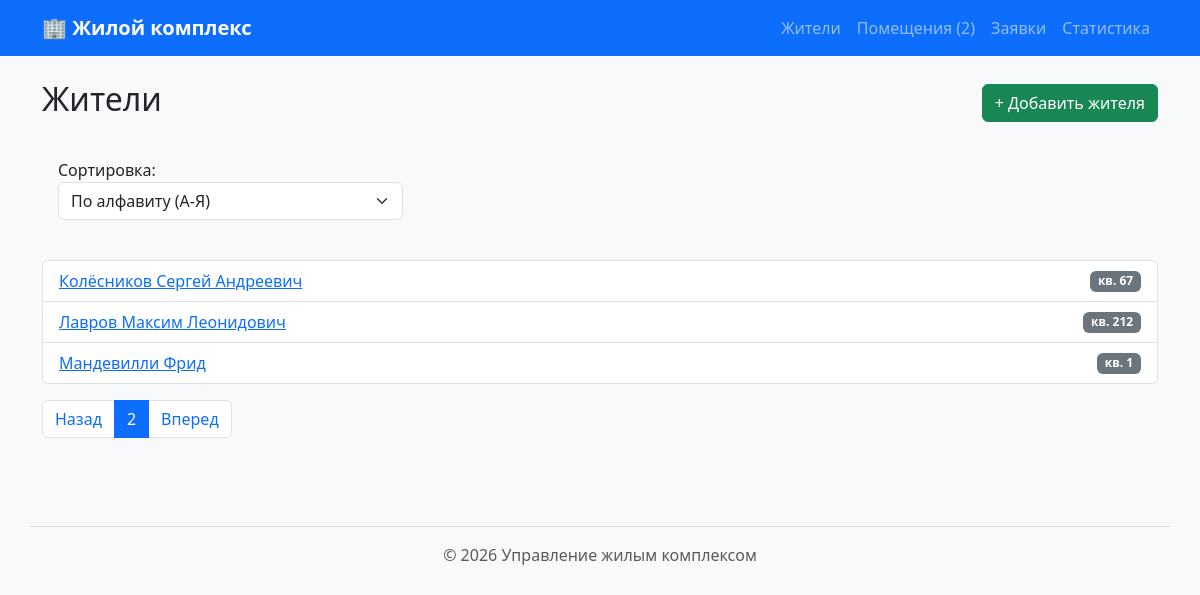
Page /residents/?page=2&sort=full_name on the earlier database version.
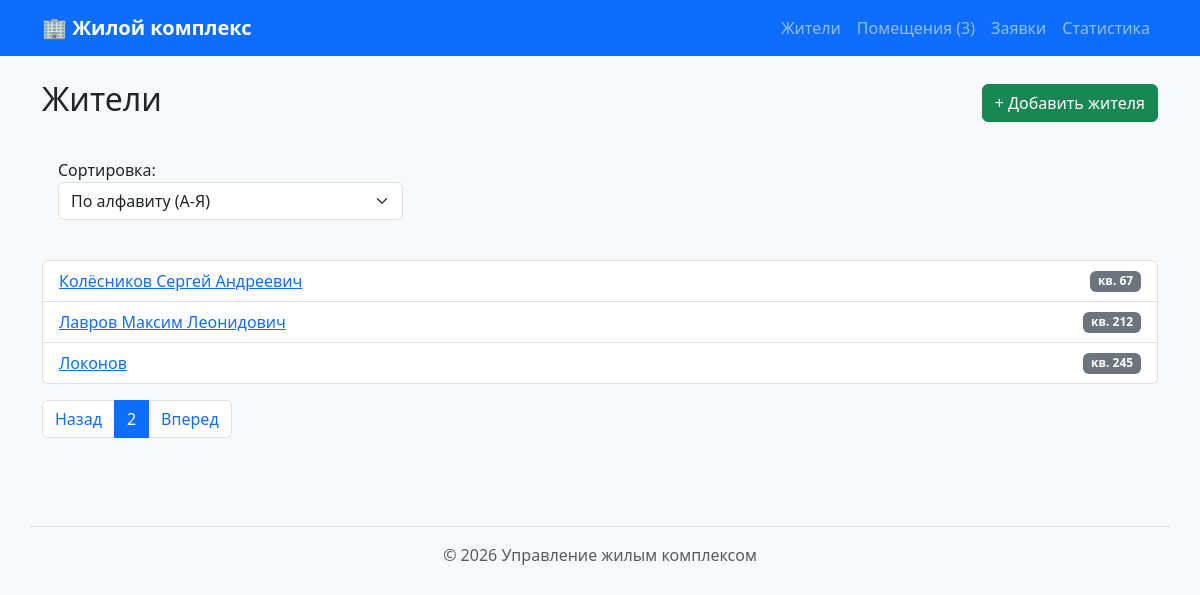
Same page on the later database version.
### residents/models.py (models this page shows, shortened)
class Resident(models.Model):
    full_name = models.CharField(max_length=200, verbose_name="ФИО")
    apartment_number = models.PositiveIntegerField(verbose_name="Квартира")
    phone = models.CharField(
        max_length=20,
        verbose_name="Телефон",
        blank=True,
        null=True
    )
    status = models.CharField(max_length=50, verbose_name="Статус")
    class Meta:
        ordering = ["full_name"]
        verbose_name = "Житель"
        verbose_name_plural = "Жители"

### residents/views.py (the view)
# urls.py: path("", views.residents, name="list"),
def residents(request):
    residents_list = Resident.objects.all()
    sort = request.GET.get("sort", "full_name")
    if sort in ["full_name", "-full_name", "apartment_number"]:
        residents_list = residents_list.order_by(sort)
    paginator = Paginator(residents_list, 3)
    page_obj = paginator.get_page(request.GET.get("page"))
    return render(request, "residents/resident_list.html", {
        "residents": page_obj,
        "page_obj": page_obj,
        "sort": sort
    })

### premises/context_processors.py (called while the page is built)
def premise_context(request):
    return {
        "site_name": "Жилой комплекс",
        "premises_count": Premise.objects.count(),
    }

### residents/templates/residents/resident_list.html (shortened to what this page needs)
{% extends "base.html" %}
{% block content %}
<div class="d-flex justify-content-between align-items-center mb-3">
    <h2>Жители</h2>
    <a href="{% url 'residents:create' %}" class="btn btn-success">+ Добавить жителя</a>
</div>
<form method="get" class="mb-4 row bg-light p-3 rounded">
    <div class="col-md-4">
        <label>Сортировка:</label>
        <select name="sort" class="form-select" onchange="this.form.submit()">
            <option value="full_name" {% if sort == 'full_name' %}selected{% endif %}>По алфавиту (А-Я)</option>
        </select>
    </div>
</form>
<ul class="list-group mb-3">
    {% for r in residents %}
        <li class="list-group-item d-flex justify-content-between align-items-center">
            <a href="{% url 'residents:detail' r.id %}">{{ r.full_name }}</a>
            <span class="badge bg-secondary">кв. {{ r.apartment_number }}</span>
        </li>
    {% empty %}
        <li class="list-group-item">Жителей пока нет.</li>
    {% endfor %}
</ul>
{% if page_obj.has_other_pages %}
<nav>
    <ul class="pagination">
        {% if page_obj.has_previous %}
            <li class="page-item"><a class="page-link" href="?page={{ page_obj.previous_page_number }}&sort={{ sort }}">Назад</a></li>
        {% endif %}
        <li class="page-item active"><span class="page-link">{{ page_obj.number }}</span></li>
        {% if page_obj.has_next %}
            <li class="page-item"><a class="page-link" href="?page={{ page_obj.next_page_number }}&sort={{ sort }}">Вперед</a></li>
        {% endif %}
    </ul>
</nav>
{% endif %}
{% endblock %}

Differences in the rows shown:
no longer on this page (row unchanged): Resident: full_name "Мандевилли Фрид", apartment_number "1"
added Resident: full_name "Локонов", apartment_number "245"
Other differences:
{{ premises_count }}: "2" → "3"
